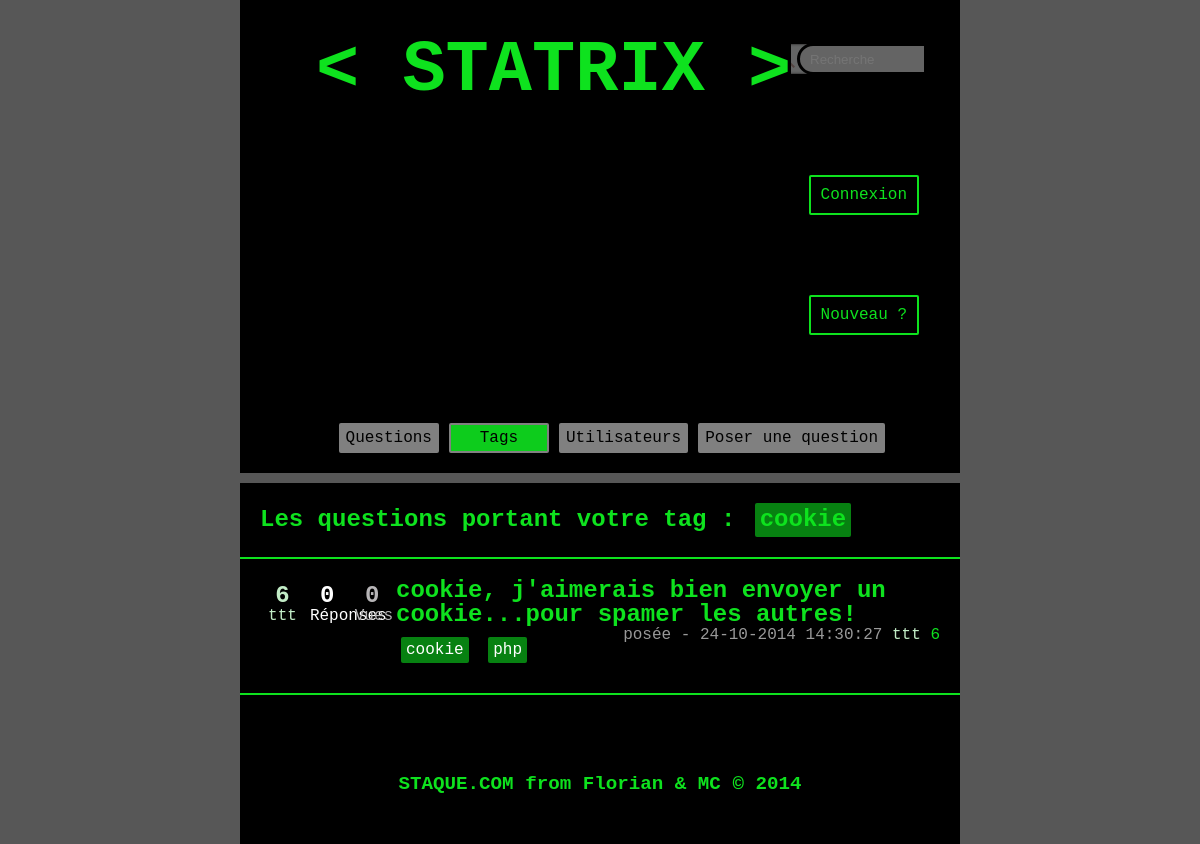
/php/index.php?page=questionParTag&id=4&tagname=cookie, run on the app's committed database.
### tables this page shows
CREATE TABLE IF NOT EXISTS `quest` (
  `id` int(11) NOT NULL AUTO_INCREMENT,
  `titre` varchar(200) NOT NULL,
  `contenu` text NOT NULL,
  `user_id` int(11) NOT NULL,
  `scorequest` int(11) NOT NULL,
  `vues` int(11) NOT NULL,
  `dateCreated` datetime NOT NULL,
  `dateModified` datetime NOT NULL,
  `published` tinyint(1) NOT NULL DEFAULT '1',
  PRIMARY KEY (`id`)
);

CREATE TABLE IF NOT EXISTS `utilisateur` (
  `id` int(11) NOT NULL AUTO_INCREMENT,
  `pseudo` varchar(50) NOT NULL,
  `nom` varchar(100) NOT NULL,
  `prenom` varchar(50) NOT NULL,
  `email` varchar(100) NOT NULL,
  `password` varchar(255) NOT NULL,
  `salt` varchar(50) NOT NULL,
  `token` varchar(50) NOT NULL,
  `photo` varchar(100) NOT NULL,
  `pays` varchar(50) NOT NULL,
  `langue` varchar(50) NOT NULL,
  `metier` varchar(100) NOT NULL,
  `lien` varchar(250) NOT NULL,
  `score` int(11) NOT NULL,
  `dateCreated` datetime NOT NULL,
  `dateModified` datetime NOT NULL,
  `dateLogged` datetime NOT NULL,
  `published` tinyint(1) NOT NULL DEFAULT '1',
  PRIMARY KEY (`id`)
);

CREATE TABLE IF NOT EXISTS `tag` (
  `id` int(11) NOT NULL AUTO_INCREMENT,
  `tagname` varchar(50) NOT NULL,
  `dateCreated` datetime NOT NULL,
  PRIMARY KEY (`id`)
);

### php/fonctions_question.php (called while the page is built, shortened)
<?php
	function getTagsByIdQuestion($quest_id) {
		global $dbh;
		$sql = "SELECT tag.tagname AS tagname, tag.id AS id
				FROM tag
				JOIN tag_quest ON tag_quest.tag_id = tag.id
				WHERE tag_quest.quest_id = :quest_id";
		$stmt = $dbh->prepare( $sql );
		$stmt->bindValue(":quest_id", $quest_id);
		$stmt->execute();
		$tags = $stmt->fetchAll();
		return $tags;
	}
	function getQuestionByTags($tag_id) {
		global $dbh;
		$sql = "SELECT
				quest.id AS id,
				quest.titre AS titre,
				quest.user_id AS user_id,
				quest.scorequest AS scorequest,
				quest.vues AS vues,
				quest.dateCreated AS dateCreated,
				quest.dateModified AS dateModified,
				rep.dateModified AS repDateModified,
				utilisateur.score AS utilisateurScore,
				utilisateur.pseudo AS utilisateurPseudo
				FROM quest
				LEFT JOIN tag_quest ON tag_quest.quest_id = quest.id
				LEFT JOIN tag ON tag_quest.tag_id = tag.id
				LEFT JOIN utilisateur ON utilisateur.id = quest.user_id
				LEFT JOIN rep ON rep.quest_id = quest.id
				WHERE tag.id = :tag_id
				AND quest.published = 1
				ORDER BY quest.id DESC";
		$stmt = $dbh->prepare( $sql );
		$stmt->bindValue(":tag_id", $tag_id);
		$stmt->execute();
		$question = $stmt->fetchAll();
		return $question;
	}

### php/fonctions_reponse.php (called while the page is built, shortened)
<?php
	function getNbReponsesByIdQuestion($quest_id) {
		global $dbh;
		$sql = "SELECT COUNT(id) FROM rep
				WHERE quest_id = :quest_id AND published = 1";
		$stmt = $dbh->prepare( $sql );
		$stmt->bindValue(":quest_id", $quest_id);
		$stmt->execute();
		$nbRep = $stmt->fetchColumn();
		return $nbRep;
	}

### php/fonctions_utiles.php (called while the page is built, shortened)
<?php
	function dateFr($date) {
		$dateFr = date('d-m-Y H:i:s', strtotime($date));
		return $dateFr;
	}

### php/pages/questionParTag.php (the view, shortened to what this page needs)
<?php
	$tag_id = $_GET['id'];
	$tagname = $_GET['tagname'];
	$questions = getQuestionByTags($tag_id);
?>
		<main id="mainQuestionParTag">
			<div id="listeQuestionParTag" >
				<h1 class="borderBottom tag">Les questions portant votre tag :
					<span id="tagcontain">
						<span class"tag">
							<a href="?page=questionParTag&id=<?= $tag_id; ?>&tagname=<?= $tagname; ?>"><span class='tagname'><?= $tagname; ?></span></a>
						</span>
					</span>
				</h1>
				<?php if ($questions) {foreach ($questions as $question): ?>
				<div class="question">
					<div class="left compteur">
						<a href="?page=profil&amp;id=<?= $question['user_id']; ?>">
							<div class="left votes">
								<span class="count"><?= $question['utilisateurScore']; ?></span>
								<br><span><?= $question['utilisateurPseudo']; ?></span>
							</div>
						</a>
						<?php
							$arrayTags = getTagsByIdQuestion($question['id']);
							$nbReponses = getNbReponsesByIdQuestion($question['id']);
							$theone = false;
						?>
						<a href="?page=questionDetails&amp;id=<?= $question['id']; ?>">
							<div class="left reponses <?php if ($nbReponses > 0) { echo 'repondu'; if ($theone == true) { echo ' theone'; } } ?>">
								<span class="count"><?= getNbReponsesByIdQuestion($question['id']); ?></span>
								<br>Réponses
							</div>
						</a>
						<a href="?page=questionDetails&amp;id=<?= $question['id']; ?>">
							<div class="left vues">
								<span class="count"><?= $question['vues']; ?></span>
								<br>Vues
							</div>
						</a>
					</div>
					<div class="left detailquest">
						<div class="titrequestion"><a href="?page=questionDetails&amp;id=<?= $question['id']; ?>"><?= $question["titre"]; ?></a></div>
						<div class="tag left">
							<?php
							foreach ($arrayTags as $tag) { ?>
								<a href="?page=questionParTag&id=<?= $tag['id']; ?>&tagname=<?= $tag['tagname'] ?>"><span class='tagname'><?= $tag['tagname'] ?></span></a>
							<?php } ?>
						</div>
						<div class="right">
							<?php
								if ($question['repDateModified']) {
									$action = "répondue";
									$temps = dateFr($question['repDateModified']);
								}
								elseif ($question['dateModified'] != $question['dateCreated']) {
									$action = "modifiée";
									$temps = dateFr($question['dateModified']);
								}
								elseif ($question['dateModified'] == $question['dateCreated']) {
									$action = "posée";
									$temps = dateFr($question['dateCreated']);
								}
								echo '<span class="actiontemps">' .$action . " - " . $temps . " </span>";
							?>
							<a href="?page=profil&amp;id=<?= $question['user_id']; ?>" class="lienProfil"><?= $question["utilisateurPseudo"];?></a>
							<?= $question['utilisateurScore']; ?>
						</div>
					</div>
				</div>
				<?php endforeach; }	 ?>
			</div>
		</main>

### css/style.css (style rules this page uses)
html { box-sizing: border-box; }
*, *:before, *:after { box-sizing: inherit; }
body { text-decoration: none; background: #575757; margin: auto; width: 60%; position: relative; font-family: Courier; color: #0EE21E; }
h1 { font-size: 1.5em; font-weight: 700; padding: 20px; }
.left { float: left; }
.right { float: right; }
.borderBottom { border-style: solid; border-width: 0 0 2px 0; border-color: #0EE21E; }
#listeQuestionParTag { background-color: black; margin: 10px 0 0 0; overflow: hidden; padding-bottom: 30px; color: #0EE21E; text-decoration: none; }
#listeQuestionParTag a { text-decoration:none; color: #0EE21E; }
#listeQuestionParTag div.question { border-style: solid; border-width: 0 0 2px 0; border-color: #0EE21E; overflow: hidden; padding: 20px; }
#listeQuestionParTag div.compteur { width: 20%; }
#listeQuestionParTag div.votes, #listeQuestionParTag div.reponses, #listeQuestionParTag div.vues { padding: 5px; text-align: center; width: 33%; }
#listeQuestionParTag div.votes { color: #C2ECC6; }
#listeQuestionParTag div.reponses { color: #fff; }
#listeQuestionParTag div.vues { color: #B7B5B7; }
#listeQuestionParTag span.count { font-size: 1.5em; font-weight: 700; }
#listeQuestionParTag div.detailquest { width: 80% }
#listeQuestionParTag div.titrequestion { font-size: 1.5em; font-weight: 700; }
#listeQuestionParTag div.titrequestion a { color: #0EE21E; text-decoration: none; }
#listeQuestionParTag div.tag { margin: 10px 0px; }
#listeQuestionParTag div.tag a { color: white; }
#listeQuestionParTag span.tagname { background: #078111; border-radius: 2px; display: inline-block; margin: 0px 5px; padding: 5px; }
#listeQuestionParTag span.actiontemps { color: #999; }
#listeQuestionParTag a.lienProfil { color: #C2ECC6; text-decoration: none; }

### data on the page
quest: user.score "6", user.pseudo "ttt", id "0", vues "0", titre "cookie, j'aimerais bien envoyer un cookie...pour spamer les autres!", action "posée", dateCreated "24-10-2014 14:30:27"
tag: tagname "cookie"
tag: tagname "php"

### other printed values
$tagname "cookie"
